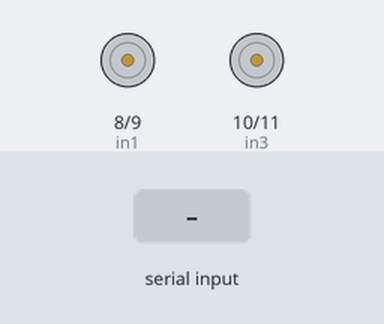
Simulated run of this sketch. Board: Arduino Uno, built with avr-gcc and run on an emulated ATmega328P. On the bench: motor-driver pin pairs drawn as motors (green arrow = first pin HIGH = forward, orange = second pin HIGH = backward, longer = more drive). Inputs (shaded band) come from the test bench. What the sketch prints to the serial monitor is not drawn.

Above: at 1.2 s.
1.3 s: "ileri" received over Serial
At 2.4 s:
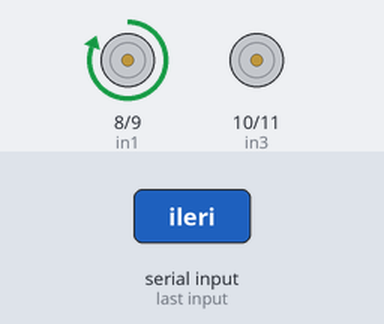
3.0 s: "geri" received over Serial
At 4.3 s:
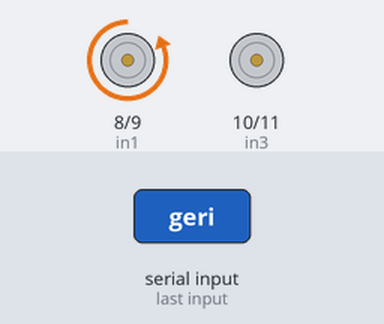
4.6 s: "sag" received over Serial
At 5.5 s:
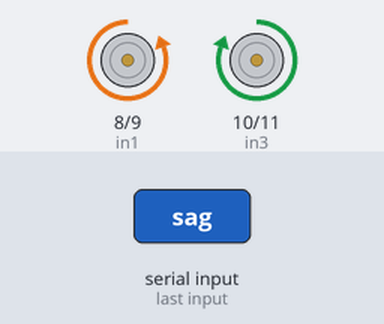
6.2 s: "dur" received over Serial
At 6.7 s:
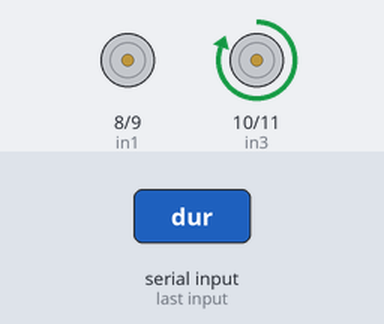
7.8 s: "sol" received over Serial
At 9.1 s:
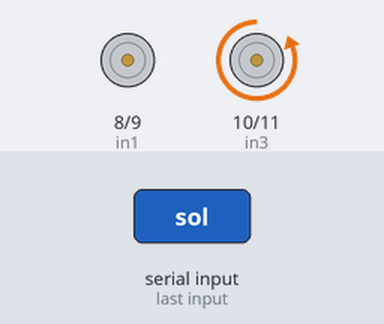
9.4 s: "ileri" received over Serial
At 10.9 s:
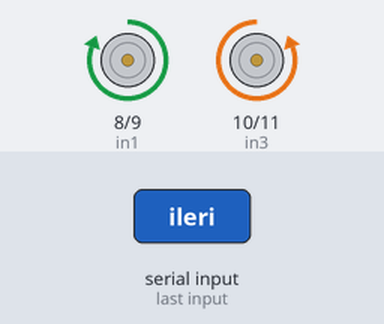
Timing chart, 0 to 12.1 s (numbered marks = the images above; inputs shaded):
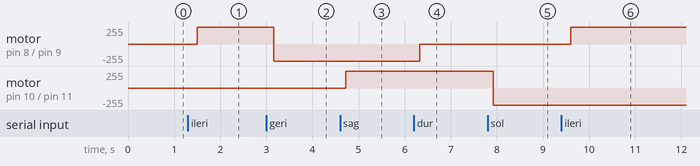

The sketch:

araba.ino
```cpp
#include <SoftwareSerial.h>


SoftwareSerial bluetoothSerial(0,1);
String veri;

const int in1=8;
const int in2=9;
const int in3=10;
const int in4=11;

void setup() {

  Serial.begin(9600);
  Serial.println("merhaba seri port");

  bluetoothSerial.begin(9600);
  bluetoothSerial.println("merhabaBluetooth");
  pinMode(in1,OUTPUT);
  pinMode(in2,OUTPUT);
  pinMode(in3,OUTPUT);
  pinMode(in4,OUTPUT);


}

void ileri(){
  digitalWrite(in1,HIGH);
  digitalWrite(in2,LOW);
}
void geri(){
  digitalWrite(in1,LOW);
  digitalWrite(in2,HIGH);
}
void fren(){
  digitalWrite(in1,LOW);
  digitalWrite(in2,LOW);
  digitalWrite(in3,LOW);
  digitalWrite(in4,LOW);
}

void sag(){
  digitalWrite(in3,HIGH);
  digitalWrite(in4,LOW);
}
void sol(){
  digitalWrite(in3,LOW);
  digitalWrite(in4,HIGH);
}
void orta(){
  digitalWrite(in3,LOW);
  digitalWrite(in4,LOW);
}
void dur(){
  digitalWrite(in1,LOW);
  digitalWrite(in2,LOW);
}

void loop() {
  while(Serial.available()){
    delay(40);
    char c=Serial.read();
    veri+=c;
    //Serial.print(veri);
  }
  Serial.print(veri);
  if(veri=="ileri"){
    ileri();
  }
  else if(veri=="fren"){
    fren();
  }
  else if(veri=="geri"){
    geri();
  }
  else if(veri=="sag"){
    sag();
  }
  else if(veri=="dur"){
    dur();
  }
  if(veri=="sol"){
    sol();
  }
  if(veri=="orta"){
    orta();
  }
  veri="";

}
```

Measured:
- after the input at 1.3 s, motor on pin 8 (in1) / pin 9 (in2): stopped → forward 255/255 after 0.20 s
- after the input at 3.0 s, motor on pin 8 (in1) / pin 9 (in2): forward 255/255 → backward 255/255 after 0.16 s
- after the input at 4.6 s, motor on pin 10 (in3) / pin 11 (in4): stopped → forward 255/255 after 0.12 s
- after the input at 6.2 s, motor on pin 8 (in1) / pin 9 (in2): backward 255/255 → stopped after 0.12 s
- after the input at 7.8 s, motor on pin 10 (in3) / pin 11 (in4): forward 255/255 → backward 255/255 after 0.12 s
- after the input at 9.4 s, motor on pin 8 (in1) / pin 9 (in2): stopped → forward 255/255 after 0.20 s
